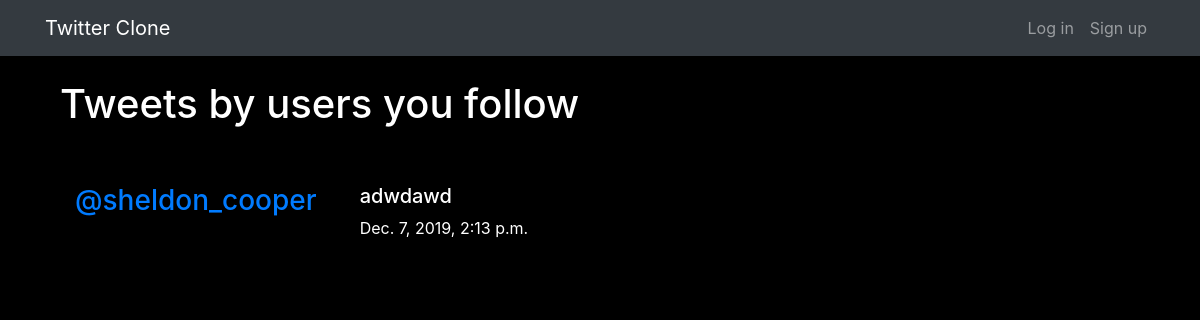
The page /tweets/home-tweets/1 on the database as committed earlier.
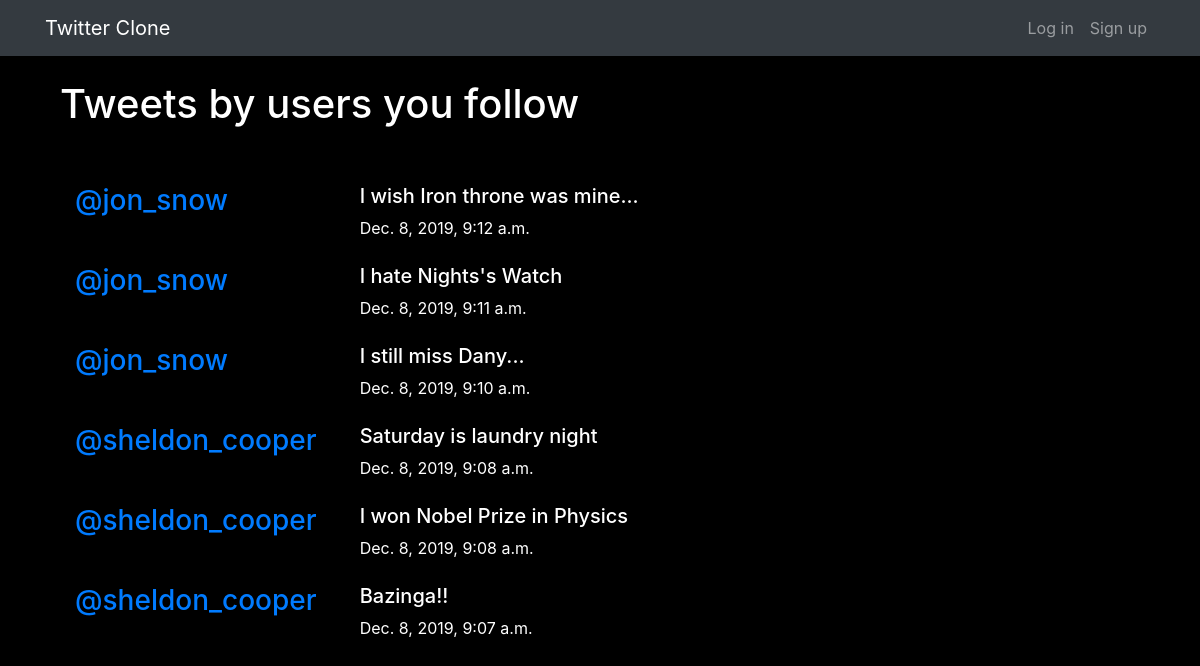
The same page on the database as committed later.
### tweets/models.py (models this page shows, shortened)
class Tweets(models.Model):
    user = models.ForeignKey(User, related_name="tweets",
                             on_delete=models.CASCADE)
    tweet = models.TextField(max_length=140)
    created_at = models.DateTimeField(auto_now=True)
    class Meta:
        ordering = ["-created_at"]
        unique_together = ["user", "tweet"]

### tweets/views.py (the view)
# urls.py: path('home-tweets/<int:pk>', views.HomeTweets.as_view(), name='home-tweets'),
class HomeTweets(generic.ListView):
    model = Tweets
    template_name = 'tweets/tweets_list_home.html'
    def get_queryset(self):
        queryset = super().get_queryset()
        return queryset.filter(user__id__in=Following.objects.filter(current_user=self.kwargs.get("pk")).values('target'))

### tweets/templates/tweets/tweets_list_home.html
{% extends "base.html" %}
{% block content %}
<br>
<div class="col-md-8">
    <h1>Tweets by users you follow</h1>
</div>
<br/><br/>
<div class="col-md-8">
    {% for tweet_obj in tweets_list %}
    {% include "tweets/_tweet.html" %}
    {% endfor %}
</div>
{% endblock %}

### tweets/templates/tweets/_tweet.html (shortened to what this page needs)
<div class="media">
	<h3 class="mr-5 col-md-4"><a href="{% url 'tweets:my-tweets' username=tweet_obj.user.username %}">@{{ tweet_obj.user.username }}</a></h3>
	<div class="media-body col-md-8">
		<h5>{{ tweet_obj.tweet}}</h5>
			<time class="time">{{ tweet_obj.created_at }}</time>
	</div>
</div>
<br>

Rows that differ between the two databases and show on the page:
removed Tweets: user.username "sheldon_cooper", tweet "adwdawd", created_at "Dec. 7, 2019, 2:13 p.m."
added Tweets: user.username "jon_snow", tweet "I wish Iron throne was mine...", created_at "Dec. 8, 2019, 9:12 a.m."
added Tweets: user.username "jon_snow", tweet "I hate Nights's Watch", created_at "Dec. 8, 2019, 9:11 a.m."
added Tweets: user.username "jon_snow", tweet "I still miss Dany...", created_at "Dec. 8, 2019, 9:10 a.m."
added Tweets: user.username "sheldon_cooper", tweet "Saturday is laundry night", created_at "Dec. 8, 2019, 9:08 a.m."
added Tweets: user.username "sheldon_cooper", tweet "I won Nobel Prize in Physics", created_at "Dec. 8, 2019, 9:08 a.m."
added Tweets: user.username "sheldon_cooper", tweet "Bazinga!!", created_at "Dec. 8, 2019, 9:07 a.m."
